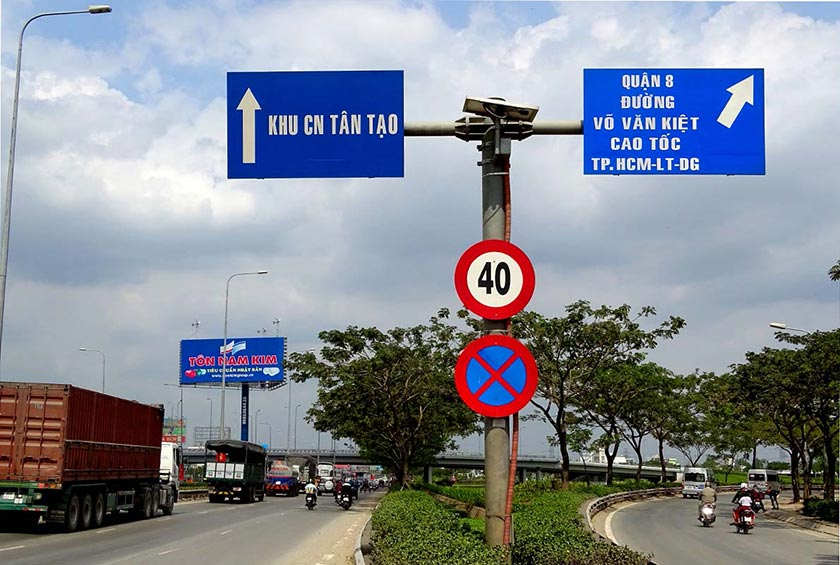
#> input picture input_images/sign7.jpg, 840 x 565 px, found by its file name; its folder holds only this picture in this run
$ python test_step05_semantic_contour_detect.py
#> lines starting #> are read from the running program, lines starting #| are printed output that depends on the picture; after the words box and inside, x2 and y2 are one past the last pixel; in counts of white or black regions, pixels touching at a corner belong together
#> in main, img is the input picture: shape (565, 840, 3); mean B, G, R 149.2, 139, 133.6
"""STEP 4: Semantic Contour Detection
Input:
- Clean filtered mask
- ROI image

Process:
1. Contour extraction (biến white blobs từ step 3 thành individual objects)
2. Apply contour filtering (loại bớt những contours ít có khả năng là traffic signs)
A. Area Filter (loại vì traffic signs thường không quá nhỏ)
- remove tiny contours

B. Position Filter (loại vì traffic signs thường không nằm sát đáy ảnh)
- remove contours too low
- remove contours too far left

C. Aspect Ratio Filter (loại vì traffic signs thường không quá mỏng)
- remove thin vertical objects

3. Draw:
- Green contours (shape thật của object) (cho biết segmentation có chính xác không)
- Blue bounding boxes (hình chữ nhật nhỏ nhất chứa object) (cho biết object location)

Output:
- Final traffic sign detection result
"""


import os
import cv2
import numpy as np
from matplotlib import pyplot as plt

# ===================================================
# STEP 5 — SEMANTIC CONTOUR DETECTION
# Pipeline:
# STEP 1 → ROI
# STEP 2 → HSV filtering
# STEP 3 → Morphology + Area filtering
# STEP 4 → Contour extraction
# STEP 5 → Semantic contour detection
# ===================================================

# ===================================================
# STEP 1 — SIMPLE ROI
# ===================================================


def extract_roi(image):

    h, w = image.shape[:2]

    x_start = int(w * 0.50)

    y_start = 0

    y_end = int(h * 0.85)

    roi = image[
        y_start:y_end,
        x_start:w
    ]
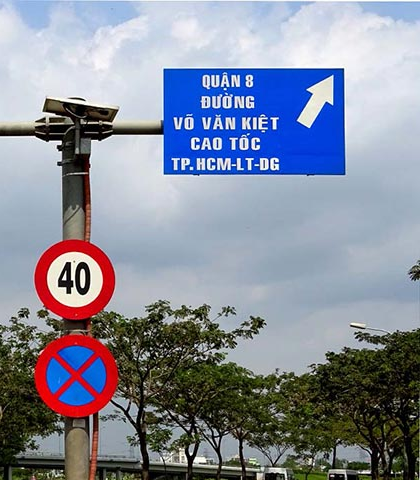
#> roi: shape (480, 420, 3); mean B, G, R 154.5, 139.7, 134.1

    return roi


# ===================================================
# STEP 2 — HSV FILTERING
# ===================================================

def hsv_filter(roi):

    blurred = cv2.GaussianBlur(
        roi,
        (5, 5),
        0
    )
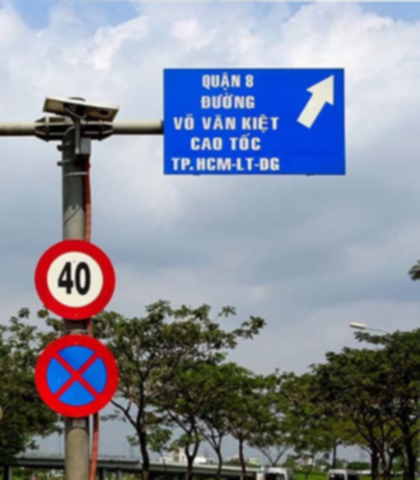
#> blurred: shape (480, 420, 3); mean B, G, R 154.4, 139.6, 134

    hsv = cv2.cvtColor(
        blurred,
        cv2.COLOR_BGR2HSV
    )
#> hsv: shape (480, 420, 3); mean H, S, V 86.7, 73.1, 165.6

    # ------------------------------------------------
    # BLUE MASK
    # ------------------------------------------------

    lower_blue = np.array([100, 120, 70])
    upper_blue = np.array([130, 255, 255])

    blue_mask = cv2.inRange(
        hsv,
        lower_blue,
        upper_blue
    )
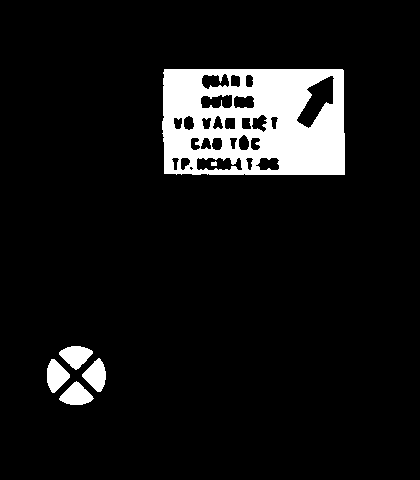
#> blue_mask: shape (480, 420); 8.5% white; 6 white regions, box (x1, y1, x2, y2) and area: (162, 69, 345, 175) 15209, (59, 381, 94, 405) 506, (59, 346, 93, 370) 502, (82, 358, 106, 392) 497, (47, 359, 70, 393) 495, (211, 161, 217, 166) 25

    # ------------------------------------------------
    # RED MASK
    # ------------------------------------------------

    lower_red1 = np.array([0, 140, 80])
    upper_red1 = np.array([10, 255, 255])

    lower_red2 = np.array([170, 140, 80])
    upper_red2 = np.array([180, 255, 255])

    red_mask1 = cv2.inRange(
        hsv,
        lower_red1,
        upper_red1
    )
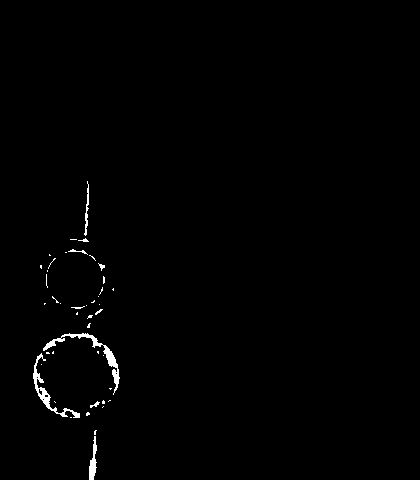
#> red_mask1: shape (480, 420); 0.79% white; 44 white regions (35 under 20 px), largest, box (x1, y1, x2, y2) and area: (43, 333, 120, 395) 527, (33, 353, 80, 418) 415, (89, 436, 97, 480) 193

    red_mask2 = cv2.inRange(
        hsv,
        lower_red2,
        upper_red2
    )
#> red_mask2: shape (480, 420); 2.2% white; 9 white regions (6 under 20 px), largest, box (x1, y1, x2, y2) and area: (35, 240, 115, 320) 2360, (36, 336, 117, 418) 2083, (65, 411, 75, 418) 41

    red_mask = cv2.add(
        red_mask1,
        red_mask2
    )
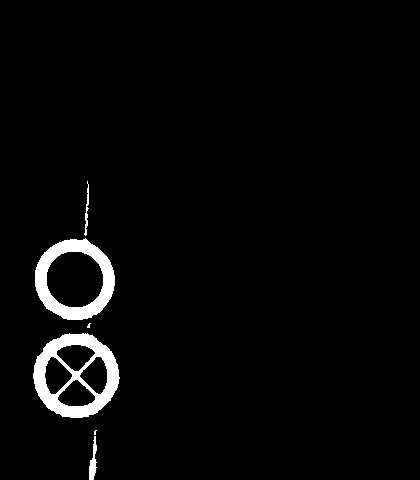
#> red_mask: shape (480, 420); 3% white; 6 white regions (2 under 20 px), largest, box (x1, y1, x2, y2) and area: (33, 333, 120, 418) 3173, (35, 238, 115, 320) 2608, (89, 436, 97, 480) 193, (84, 181, 89, 236) 108

    return blue_mask, red_mask


# ===================================================
# STEP 3 — MORPHOLOGY
# ===================================================

def clean_mask(mask):

    # ------------------------------------------------
    # Morphological Closing
    # Fill small holes inside signs
    # ------------------------------------------------

    kernel = cv2.getStructuringElement(
        cv2.MORPH_RECT,
        (7, 7)
    )

    closed = cv2.morphologyEx(
        mask,
        cv2.MORPH_CLOSE,
        kernel
    )
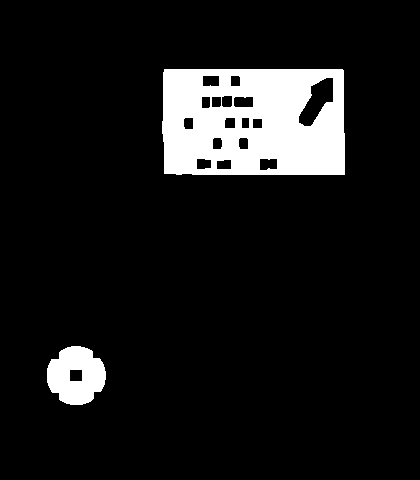
#> closed: shape (480, 420); 9.5% white; 2 white regions, box (x1, y1, x2, y2) and area: (162, 69, 345, 175) 16654, (47, 346, 106, 405) 2507

    # ------------------------------------------------
    # AREA FILTERING
    # ------------------------------------------------

    num_labels, labels, stats, _ = cv2.connectedComponentsWithStats(
        closed,
        connectivity=8
    )
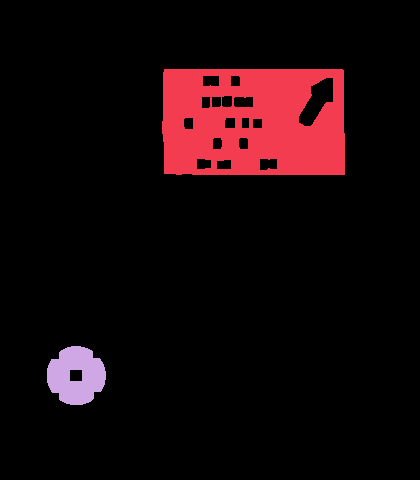
#> labels: shape (480, 420) int32; 3 distinct labels, from 0 to 2; one colour per label, 0 black
#> num_labels = 3; stats = [[0, 0, 420, 480, 182439], [162, 69, 183, 106, 16654], [47, 346, 59, 59, 2507]]

    filtered = np.zeros_like(closed)

    MIN_AREA = 120

    for i in range(1, num_labels):

        area = stats[i, cv2.CC_STAT_AREA]

        if area > MIN_AREA:

            filtered[labels == i] = 255
#> this loop made 2 passes
#> area on passes 1 to 2: 16654, 2507
#> (the rest of the program and of its run is left out)
